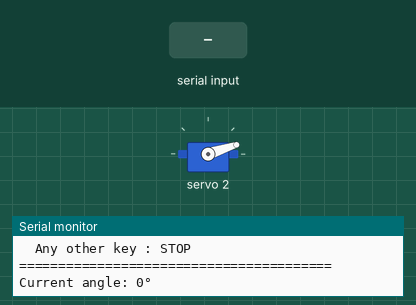
This sketch was run on a simulated Arduino Uno, built with avr-gcc and run on an emulated ATmega328P. On the bench: servo, the last lines printed to the serial monitor. Inputs (shaded band) come from the test bench.

Above: at 1.8 s.
1.9 s: "w" received over Serial
At 3.3 s:
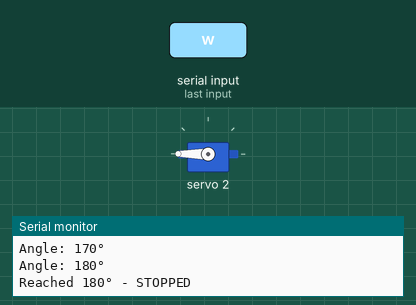
3.6 s: "s" received over Serial
At 3.82 s:
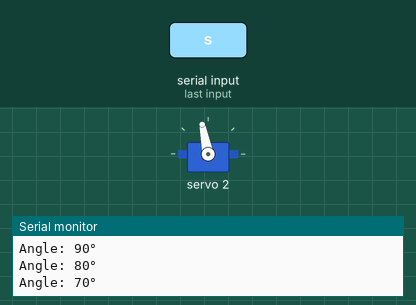
5.4 s: "W" received over Serial
At 6.1 s:
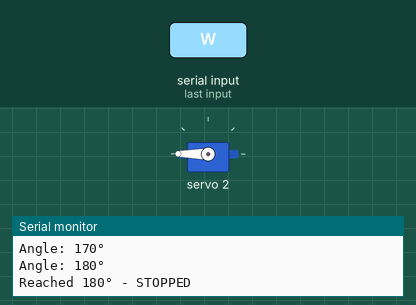
7.1 s: "S" received over Serial
At 8.1 s:
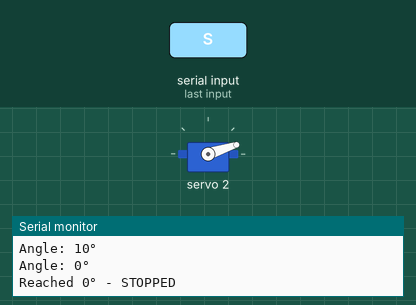
Timing chart, 0 to 9.9 s (numbered marks = the images above; inputs shaded):
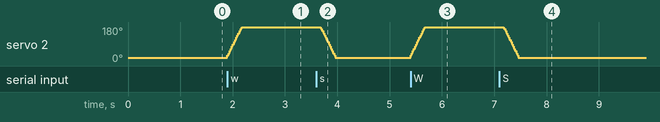

The sketch:

arm_manual_control_test.ino
```cpp
/*
 * Base Rotation Servo Continuous Control Test
 *
 * Hardware:
 * - Arduino Uno
 * - PCA9685 16-Channel PWM Servo Driver (I2C Address: 0x40)
 * - 1x Servo Motor on Channel 0 (Base rotation)
 *
 * Wiring:
 * - PCA9685 VCC → 5V (external power recommended for servos)
 * - PCA9685 GND → GND
 * - PCA9685 SDA → A4
 * - PCA9685 SCL → A5
 * - Servo connected to PCA9685 Channel 0
 *
 * Controls via Serial Monitor (115200 baud):
 * - Press 'w' (hold) : Rotate from 0° to 180° continuously
 * - Press 's' (hold) : Rotate from 180° to 0° continuously
 * - Press any other key to stop movement
 */

#include <Wire.h>
#include <Adafruit_PWMServoDriver.h>

// PCA9685 setup
Adafruit_PWMServoDriver pwm = Adafruit_PWMServoDriver(0x40);

// Base rotation servo on Channel 0
#define BASE_SERVO_CH 2

// Servo calibration for base rotation (from your existing setup)
#define MIN_PULSE 150
#define MAX_PULSE 600

// Current servo position (in degrees, 0-180)
int currentAngle = 0;

// Movement parameters
#define STEP_SIZE 10          // Degrees to move per step
#define STEP_DELAY 20        // Milliseconds between steps (slower = smoother)

// Movement state
bool movingForward = false;  // Moving 0 -> 180
bool movingBackward = false; // Moving 180 -> 0

void setup() {
  Serial.begin(115200);

  // Initialize PCA9685
  pwm.begin();
  pwm.setPWMFreq(50);  // 50Hz for servos

  delay(100);

  // Initialize servo to 0 degrees
  currentAngle = 0;
  moveServo(0);

  delay(500);

  // Print welcome message
  Serial.println(F("\n========================================"));
  Serial.println(F("  Base Rotation Continuous Control"));
  Serial.println(F("========================================"));
  Serial.println(F("Servo initialized to 0 degrees"));
  Serial.println(F("\nControls:"));
  Serial.println(F("  w : Move forward (0° -> 180°)"));
  Serial.println(F("  s : Move backward (180° -> 0°)"));
  Serial.println(F("  Any other key : STOP"));
  Serial.println(F("========================================\n"));
  Serial.print(F("Current angle: "));
  Serial.print(currentAngle);
  Serial.println(F("°"));
}

void loop() {
  // Check for serial input to control movement
  if (Serial.available() > 0) {
    char key = Serial.read();

    // Clear any remaining characters in buffer
    while (Serial.available() > 0) {
      Serial.read();
    }

    if (key == 'w' || key == 'W') {
      // Move forward (0 -> 180)
      movingForward = true;
      movingBackward = false;
      Serial.println(F("Moving FORWARD (0° -> 180°)"));
    }
    else if (key == 's' || key == 'S') {
      // Move backward (180 -> 0)
      movingBackward = true;
      movingForward = false;
      Serial.println(F("Moving BACKWARD (180° -> 0°)"));
    }
    else {
      // Stop movement
      if (movingForward || movingBackward) {
        movingForward = false;
        movingBackward = false;
        Serial.print(F("STOPPED at "));
        Serial.print(currentAngle);
        Serial.println(F("°"));
      }
    }
  }

  // Handle continuous movement
  if (movingForward) {
    if (currentAngle < 180) {
      currentAngle += STEP_SIZE;
      if (currentAngle > 180) {
        currentAngle = 180;
      }
      moveServo(currentAngle);

      // Print progress every 10 degrees
      if (currentAngle % 10 == 0) {
        Serial.print(F("Angle: "));
        Serial.print(currentAngle);
        Serial.println(F("°"));
      }

      delay(STEP_DELAY);
    } else {
      // Reached 180 degrees
      Serial.println(F("Reached 180° - STOPPED"));
      movingForward = false;
    }
  }

  if (movingBackward) {
    if (currentAngle > 0) {
      currentAngle -= STEP_SIZE;
      if (currentAngle < 0) {
        currentAngle = 0;
      }
      moveServo(currentAngle);

      // Print progress every 10 degrees
      if (currentAngle % 10 == 0) {
        Serial.print(F("Angle: "));
        Serial.print(currentAngle);
        Serial.println(F("°"));
      }

      delay(STEP_DELAY);
    } else {
      // Reached 0 degrees
      Serial.println(F("Reached 0° - STOPPED"));
      movingBackward = false;
    }
  }
}

void moveServo(int angle) {
  // Constrain angle to 0-180
  angle = constrain(angle, 0, 180);

  // Convert angle to pulse value
  uint16_t pulse = map(angle, 0, 180, MIN_PULSE, MAX_PULSE);

  // Set PWM on channel 0
  pwm.setPWM(BASE_SERVO_CH, 0, pulse);

  // Update current position
  currentAngle = angle;
}
```

Measured:
- after the input at 1.9 s, servo 2: moves from 18° to 180° over 0.27 s, starting at once
- after the input at 3.6 s, servo 2: moves from 180° to 18° over 0.27 s, starting after 0.09 s
- after the input at 5.4 s, servo 2: moves from 18° to 180° over 0.27 s, starting at once
- after the input at 7.1 s, servo 2: moves from 180° to 18° over 0.27 s, starting after 0.09 s
